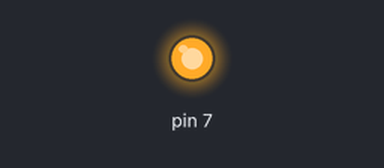
Simulated run of this sketch. Board: Arduino Uno, built with avr-gcc and run on an emulated ATmega328P. Parts: output pins drawn as LEDs (lit = HIGH).

Above: at 1.0 s.
At 5.3 s:
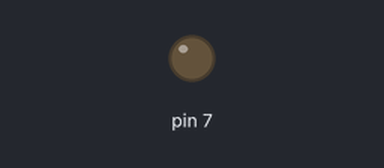
Timing chart, 0 to 8.3 s (numbered marks = the images above):
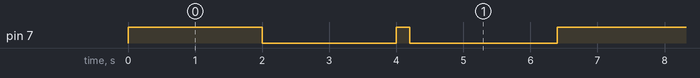

The sketch:

1_blinkingLED.ino
```cpp
/*
Challenges:
1) See how fast you can get the light to blink
*/

void setup() {
  pinMode(7,OUTPUT);
}

void loop() {

  digitalWrite(7,HIGH);
  delay(2000);
  digitalWrite(7,LOW);
  delay(2000);

  digitalWrite(7,HIGH);
  delay(200);
  digitalWrite(7,LOW);
  delay(200);

  delay(2000);


}
```

Measured:
- by itself, pin 7: repeats every 6.4 s: LOW 2.0 s, HIGH 0.20 s, LOW 2.2 s, HIGH 2.0 s
- by itself, everything shown: repeats every 6.4 s, in 4 steps
